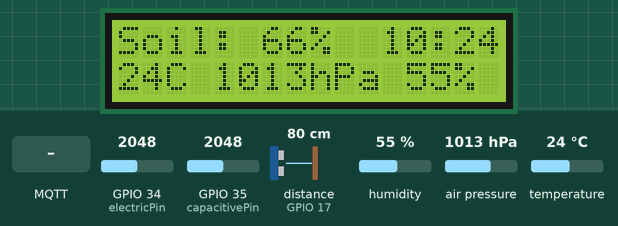
Simulated run of this sketch. Board: ESP32. Shown: 16×2 character LCD. Wiring (inferred from the names in the program): ultrasonic range finder: trigger GPIO 16; echo GPIO 17. Inputs (shaded band) come from the test bench; at power-on: humidity 55 %, GPIO 34 (electricPin) = 2048, air pressure 1013 hPa, temperature 24 °C, GPIO 35 (capacitivePin) = 2048, distance to the obstacle (sensor on GPIO 17) 80 cm. The echo pulse lasts 58.3 µs per cm; WiFi joins after 1.5 s; servers stay silent unless stated; the local clock reads 2024-03-15 10:24:30 at power-on unless the sketch sets it; no MQTT or app messages arrive unless stated; what the sketch prints to the serial monitor is not drawn.

Above: at 4.8 s.
4.9 s: MQTT message "1" arrives on the first subscribed topic
At 5.9 s:
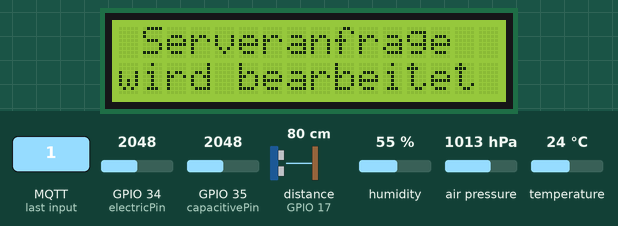
8.1 s: humidity set to 22 %
At 9.5 s:
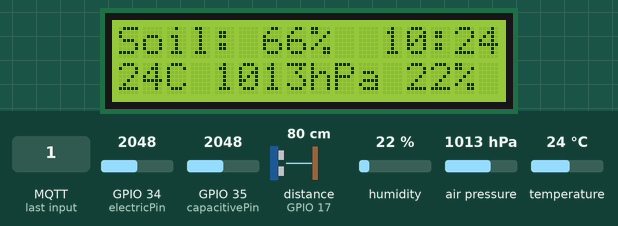
10.1 s: GPIO 34 (electricPin) set to 1960
12.1 s: air pressure set to 952 hPa
At 13.7 s:
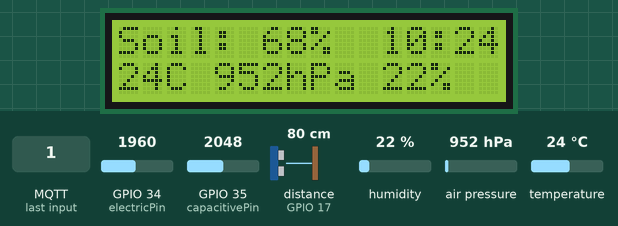
14.1 s: temperature set to 12 °C
At 15.3 s:
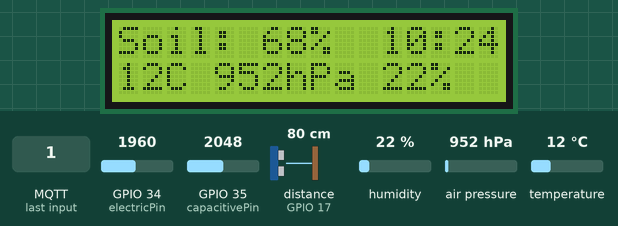
16.1 s: GPIO 34 (electricPin) set to 1228
At 18.0 s:
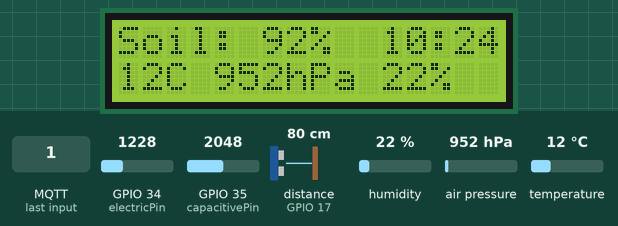
Timing chart, 0 to 19.5 s (numbered marks = the images above; inputs shaded):
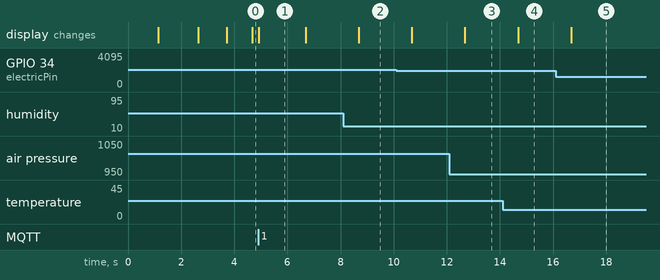

The sketch:

sensor.ino
```cpp
#include "sensorik_config.h"

#include <WiFi.h>
WiFiClient espClient;

#include "time.h"
const long gmtOffset_sec = 3600;   // GMT +1: 3600 Sekunden Offset
const int daylightOffset_sec = 0;  // Lass die Anpassung automatisch erfolgen
struct tm timeinfo;                // Deklariere timeinfo als globale Variable
String hhmm;

#include <PubSubClient.h>
PubSubClient client(espClient);

#include <Wire.h>
#include <LiquidCrystal_I2C.h>
LiquidCrystal_I2C lcd(0x27, 16, 2);

long duration;  //Ultraschall, of sound wave travel
int distance;   //Ultraschall, for the distance measurement

int capacitiveValue;
int capacitivePercent;

int electricValue;
int elecPercent;

#include <Adafruit_Sensor.h>
#include <Adafruit_BME280.h>
Adafruit_BME280 bme;  // Erstelle ein BME280 Objekt
int temperature;
int pressure;
int humidity;

#include <ArduinoJson.h>
#include <Arduino.h>


void setup() {
  pinMode(trigPin, OUTPUT);

  Serial.begin(115200);
  Wire.begin(SDA_PIN, SCL_PIN);
  lcd.init();
  lcd.backlight();
  lcd.setCursor(2, 0);
  lcd.print("Hello World!");
  lcd.setCursor(0, 1);
  lcd.print("Modul is booting");
  delay(1000);

  setup_wifi();
  initializeTime();

  client.setServer(mqtt_server, mqtt_port);
  client.setCallback(callback);

  if (!bme.begin(0x76)) {  // Initialisiere den BME280 Sensor
    Serial.println("Could not find a valid BME280 sensor, check wiring!");
    while (1)
      ;
  }
}

void loop() {
  if (!client.connected()) {
    reconnect();
  }
  client.loop();

  updateDisplayData();
}


void updateDisplayData() {
  static unsigned long lastUpdate = 0;
  unsigned long currentMillis = millis();

  if (currentMillis - lastUpdate >= 2000) {  // Prüfe, ob 2 Sekunden vergangen sind
    lastUpdate = currentMillis;              // Aktualisiere die letzte Aktualisierungszeit

    messure();  // Aktualisiere Messwerte
    lcd.clear();
    // Aktualisiere die obere Zeile mit Bodenfeuchtigkeit
    char topLine[11];  // Char-Array für "Soil: 100%"
    snprintf(topLine, sizeof(topLine), "Soil: %d%%", elecPercent);
    lcd.setCursor(0, 0);  // Setze den Cursor auf den Anfang der ersten Zeile
    lcd.print(topLine);   // Drucke die Bodenfeuchtigkeit

    printHHMM();  // Aktualisiere die Zeit am Ende der ersten Zeile, die Funktion kümmert sich um die korrekte Position

    // Aktualisiere die untere Zeile mit Temperatur, Luftdruck und Luftfeuchtigkeit
    char bottomLine[17];  // Char-Array für die untere Zeile
    snprintf(bottomLine, sizeof(bottomLine), "%dC %dhPa %d%%", temperature, pressure, humidity);
    lcd.setCursor(0, 1);    // Setze den Cursor auf den Anfang der zweiten Zeile
    lcd.print(bottomLine);  // Drucke die gesammelten Messwerte
  }
}


void callback(char* topic, byte* message, unsigned int length) {
  lcd.setCursor(0, 0);
  lcd.print(" Serveranfrage  ");
  lcd.setCursor(0, 1);
  lcd.print("wird bearbeitet ");

  Serial.print("Message arrived on topic: ");
  Serial.println(topic);

  // Konvertiere die eingehende Nachricht in einen String
  String msg = "";
  for (int i = 0; i < length; i++) {
    msg += (char)message[i];
  }
  Serial.print("Payloud on the toppic: ");
  Serial.println(msg);


  if (strcmp(topic, request_topic) == 0) {
    handleCallSensor();
  } else {
    Serial.print("Unbekanntes Topic: ");
    Serial.println(topic);
    client.publish(feedback_topic, "Ungültiger Befehl übermittelt.");
  }
}


void handleCallSensor() {
  messure();

  char sensorDataString[60];
  createSensorDataString(distance, electricValue, capacitiveValue, temperature, pressure, humidity, sensorDataString, sizeof(sensorDataString));
  Serial.println(sensorDataString);

  if (client.publish(response_topic, sensorDataString)) {
    Serial.println("Sensorwert erfolgreich veröffentlicht!");
    client.publish(feedback_topic, "Sensordaten erfolgreich veröffentlicht");

  } else {
    Serial.println("Fehler beim Veröffentlichen des Sensorwerts.");
    client.publish(feedback_topic, "Fehler beim Übermitteln der Sensordaten");
  }
}

void messure() {
  bmeMesure();
  ultrasonicMessure();
  electricMessure();
  capacitiveMesure();
}

void createSensorDataString(int ultra, int elec, int cap, int temp, int pres, int humi, char* dataString, int maxLength) {
  snprintf(dataString, maxLength, "ultra:%d;elec:%d;cap:%d;temp:%d;pres:%d;humi:%d", ultra, elec, cap, temp, pres, humi);
}

void reconnect() {
  while (!client.connected()) {
    lcd.setCursor(0, 0);
    lcd.print("  MQTT Status:  ");
    lcd.setCursor(0, 1);
    lcd.print("   connecting   ");
    delay(850);

    Serial.println("Attempting MQTT connection...");
    if (client.connect(clientname, clientname, mqtt_password)) {
      lcd.setCursor(0, 1);
      lcd.print("   connected    ");
      Serial.println("Connected to MQTT broker");
      client.subscribe(request_topic, 1);


    } else {
      Serial.print("Failed, rc=");
      int clientState = client.state();
      Serial.print(clientState);
      lcd.setCursor(0, 1);
      lcd.print("  errorcode: ");
      lcd.setCursor(14, 1);
      lcd.print(clientState);
      Serial.println(" Retrying in 5 seconds...");
      delay(5000);
    }
  }
}

void setup_wifi() {
  delay(10);
  lcd.setCursor(0, 0);
  lcd.print("  WLAN Staus:  ");
  lcd.setCursor(0, 1);
  lcd.print(" not connected  ");

  Serial.println("Connecting to WiFi...");
  WiFi.begin(WIFI_SSID, WIFI_PASSWORD);
  while (WiFi.status() != WL_CONNECTED) {
    delay(500);
    Serial.print(".");
  }

  lcd.setCursor(0, 1);
  lcd.print("   connected    ");

  Serial.println("");
  Serial.println("WiFi connected");
  delay(1000);
}

void initializeTime() {
  // Konfiguriere Zeitserver und Zeitzone
  configTime(gmtOffset_sec, daylightOffset_sec, ntpServer);
  lcd.setCursor(0, 0);
  lcd.print("   Timeserver   ");
  lcd.setCursor(0, 1);
  lcd.print(" not connected  ");


  Serial.println("Warte auf Zeit synchronisation...");
  while (!getLocalTime(&timeinfo)) {
    Serial.print(".");
    delay(1000);
  }
  Serial.print("Zeit synchronisiert: ");
  Serial.println(getHHMM());


  lcd.setCursor(0, 1);
  lcd.print("   connected    ");
}

String getHHMM() {
  if (!getLocalTime(&timeinfo)) {
    return "Fehler";  // Falls keine Zeit abgerufen werden kann
  }
  char timeString[6];  // HH:MM + Null-Terminator
  strftime(timeString, sizeof(timeString), "%H:%M", &timeinfo);
  return String(timeString);  // Konvertiere den char-Array in ein String-Objekt und gebe es zurück
}

void printHHMM() {
  Serial.println("Zeit wird auf dem Display aktualisiert");
  hhmm = getHHMM();
  lcd.setCursor(11, 0);
  lcd.print(hhmm);
  Serial.print("Aktuelle Zeit: ");
  Serial.println(hhmm);
}


void bmeMesure() {
  Serial.print("Temperature = ");
  temperature = bme.readTemperature();
  Serial.print(temperature);
  Serial.println(" *C");

  Serial.print("Airpressure = ");
  pressure = bme.readPressure() / 100.0F;
  Serial.print(pressure);
  Serial.println(" hPa");

  Serial.print("Airhumidity = ");
  humidity = bme.readHumidity();
  Serial.print(humidity);
  Serial.println(" %");
}

long ultrasonicMessure() {
  // Clears the trigPin condition
  digitalWrite(trigPin, LOW);  //
  delayMicroseconds(2);
  // Sets the trigPin HIGH (ACTIVE) for 10 microseconds
  digitalWrite(trigPin, HIGH);
  delayMicroseconds(10);
  digitalWrite(trigPin, LOW);
  // Reads the echoPin, returns the sound wave travel time in microseconds
  duration = pulseIn(echoPin, HIGH);
  // Calculating the distance
  distance = duration * 0.034 / 2;  // Speed of sound wave divided by 2 (go and back)
  Serial.print("Distance in cm: ");
  Serial.println(distance);
  return distance;
}


int electricMessure() {
  electricValue = analogRead(electricPin);
  elecPercent = map(electricValue, 4095, 1000, 0, 100);
  Serial.print("Moisture % (elec): ");
  Serial.println(elecPercent);
  return elecPercent;
}


int capacitiveMesure() {
  capacitiveValue = analogRead(capacitivePin);
  capacitivePercent = map(capacitiveValue, 3000, 2100, 0, 100);
  Serial.print("Moisture % (cap): ");
  Serial.println(capacitivePercent);
  return capacitivePercent;
}
```

sensorik_config.h
```cpp
// WLAN
#define WIFI_SSID "DEINWLANNAME"
#define WIFI_PASSWORD "DEINWLANPW"

//NTP Time Server
#define ntpServer "time.cloudflare.com"

//MQTT Config
#define clientname "berlin"
#define mqtt_password "DEINMQTTPW"
#define mqtt_server "wateringvision.de"
#define mqtt_port 1883

//MQTT Topics
#define feedback_topic "/feedback/berlin"
#define request_topic "/requestSensor/berlin"
#define response_topic "/responseSensor/berlin"

//Ultraschall Pins
#define echoPin 17
#define trigPin 16

//Feuchtigkeitspins
#define capacitivePin 35
#define electricPin 34

//I2C
#define SDA_PIN 0
#define SCL_PIN 4
```

Measured:
- after the input at 4.9 s, the display: changes at once (image 1)
- after the input at 8.1 s, the display: changes after 0.58 s (image 2)
- after the input at 12.1 s, the display: changes after 0.58 s (image 3)
- after the input at 14.1 s, the display: changes after 0.58 s (image 4)
- after the input at 16.1 s, the display: changes after 0.58 s (image 5)
- what the display in image 1 shows lasts 1.8 s, from 4.9 s to 6.7 s
